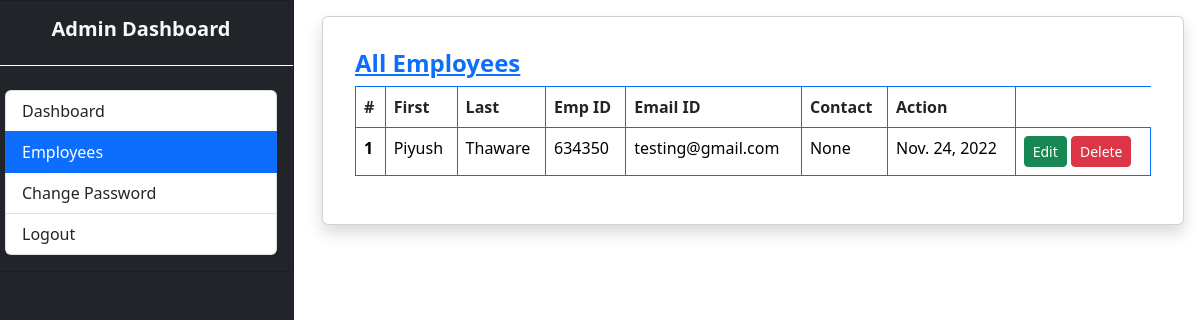
Page /all_Employee (signed in) on the earlier database version.
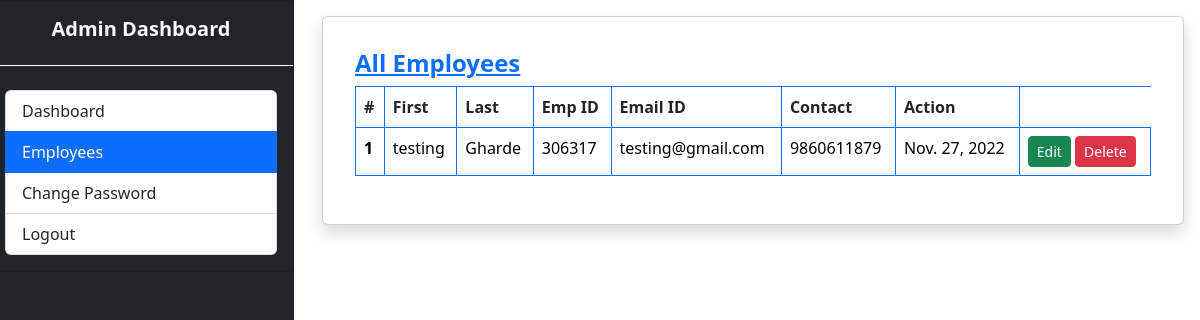
Same page on the later database version.
### Application/models.py (models this page shows, shortened)
class EmployeeDetail(models.Model):
    user = models.ForeignKey(User,on_delete=models.CASCADE) #used to store pass , email , name
    emp_id = models.CharField(max_length=50)
    department = models.CharField(max_length=100,null=True)
    designation = models.CharField(max_length=100,null=True)
    contact = models.CharField(max_length=15,null=True)
    gender = models.CharField(max_length=50,null=True)
    joiningDate = models.DateField(null=True)

### Application/views.py (the view)
# urls.py: path('all_Employee',views.all_Employee,name="all_Employee"),
def all_Employee(request):
    if not request.user.is_authenticated:
        return redirect('admin_Login')
    allEmployee = EmployeeDetail.objects.all()
    return render(request, 'all_Employee.html',locals())

### Application/templates/all_Employee.html (shortened to what this page needs)
{% extends 'admin_home.html' %}
{% block admin_data %}
<div class="card m-3 shadow">
  <div class="card-body">
    <span class="d-none d-md-block">
      <div class="container-fluid p-3">
        <table class="table table-bordered border-primary">
          <h4 class="text-decoration-underline text-primary"><b>All Employees</b></h4>
          <thead>
            <tr>
              <th scope="col">#</th>
              <th scope="col">First</th>
              <th scope="col">Last</th>
              <th scope="col">Emp ID</th>
              <th scope="col">Email ID</th>
              <th scope="col">Contact</th>
              <th scope="col">Action</th>
            </tr>
          </thead>
          <tbody class="text-black">
            {% for i in allEmployee %}
            <tr>
              <th scope="row">{{forloop.counter}}</th>
              <td>{{i.user.first_name}}</td>
              <td>{{i.user.last_name}}</td>
              <td>{{i.emp_id}}</td>
              <td>{{i.user.username}}</td>
              <td>{{i.contact}}</td>
              <td>{{i.joiningDate}}</td>
              <td>
                <button type="button" class="btn btn-success btn-sm" data-bs-toggle="modal"
                  data-bs-target="#exampleModal-{{i.user.id}}">
                  Edit
                </button>
                <a href="/delete/{{i.user.id}}"><button class="btn btn-sm btn-danger">Delete</button></a>
              </td>
            </tr>
            {% endfor %}
          </tbody>
        </table>
      </div>
    </span>
  </div>
</div>
{% endblock admin_data %}

### Application/templates/admin_home.html (shortened to what this page needs)
{% extends 'admin_base.html' %}
{% block data %}
<div class="container-fluid p-0 text-light">
    <div class="row">
        <div class="col-md-3 p-0 bg-dark d-none d-lg-block" style="height: 100vh;">
            <div class="card bg-dark" style="border-radius:0px;">
                <div class="card-title p-3" style="border-bottom:1px solid white">
                    <h5 class="text-center"><b>Admin Dashboard</b></h5>
                </div>
                <div class="card-body">
                    <div class="list-group">
                        <a href="{% url 'admin_home' %}"
                            class="list-group-item list-group-item list-group-item-action {% if request.path == '/admin_home' %}active{% endif %}">Dashboard</a>
                        <a href="{% url 'all_Employee' %}"
                            class="list-group-item list-group-item list-group-item-action {% if request.path == '/all_Employee' %}active{% endif %}">Employees</a>
                        <a href="{% url 'admin_changepassword' %}"
                            class="list-group-item list-group-item-action {% if request.path == '/admin_changepassword' %}active{% endif %}">Change
                            Password</a>
                        <a href="{% url 'emp_logout' %}"
                            class="list-group-item list-group-item-action {% if request.path == '/emp_logout' %}active{% endif %}"
                            onclick="return confirm('Confirm Logout ? \n user : {{user.username}}')">Logout</a>
                    </div>
                </div>
            </div>
        </div>
        <div class="col-12 col-lg-9">
            {% block admin_data %}{% endblock admin_data %}
        </div>
    </div>
</div>
{% endblock data %}

### Application/templates/admin_base.html (shortened to what this page needs)
<!doctype html>
<html lang="en">
<head>
  <link rel="stylesheet" href="https://stackpath.bootstrapcdn.com/font-awesome/4.7.0/css/font-awesome.min.css">
  <link href="https://cdn.jsdelivr.net/npm/bootstrap@5.2.3/dist/css/bootstrap.min.css" rel="stylesheet"
>
</head>
<body class="text-white">
  {% block data %}{% endblock data %}
</body>
</html>

### Application/templates/admin_home.html (style rules this page uses)
body { overflow-x: hidden; background-color: white !important; }

Differences in the rows shown:
removed EmployeeDetail: user.first_name "Piyush", user.last_name "Thaware", emp_id "634350", user.username "testing@gmail.com", contact "None", joiningDate "Nov. 24, 2022"
added EmployeeDetail: user.first_name "testing", user.last_name "Gharde", emp_id "306317", user.username "testing@gmail.com", contact "9860611879", joiningDate "Nov. 27, 2022"
